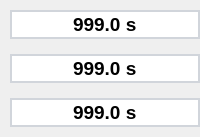
                               <widget class="QWidget" name="widget_49" native="true">
                                <property name="styleSheet">
                                 <string notr="true">border-left: None;</string>
                                </property>
                                <layout class="QVBoxLayout" name="verticalLayout_68" stretch="0">
                                 <property name="leftMargin">
                                  <number>0</number>
                                 </property>
                                 <property name="topMargin">
                                  <number>0</number>
                                 </property>
                                 <property name="rightMargin">
                                  <number>0</number>
                                 </property>
                                 <property name="bottomMargin">
                                  <number>0</number>
                                 </property>
                                 <item>
                                  <widget class="QWidget" name="widget_50" native="true">
                                   <property name="minimumSize">
                                    <size>
                                     <width>175</width>
                                     <height>0</height>
                                    </size>
                                   </property>
                                   <property name="maximumSize">
                                    <size>
                                     <width>275</width>
                                     <height>16777215</height>
                                    </size>
                                   </property>
                                   <property name="styleSheet">
                                    <string notr="true">QDoubleSpinBox
{
    border: 2px solid #D1D5DB;
    border-radius: 15px;
}
QDoubleSpinBox:focus {
    border: 2px solid #0B7EC8;
}
QSpinBox
{
    border: 2px solid #D1D5DB;
    border-radius: 15px;
}
QSpinBox:focus {
    border: 2px solid #0B7EC8;
}</string>
                                   </property>
                                   <layout class="QVBoxLayout" name="verticalLayout_69">
                                    <property name="spacing">
                                     <number>15</number>
                                    </property>
                                    <property name="leftMargin">
                                     <number>0</number>
                                    </property>
                                    <property name="topMargin">
                                     <number>10</number>
                                    </property>
                                    <property name="rightMargin">
                                     <number>0</number>
                                    </property>
                                    <property name="bottomMargin">
                                     <number>10</number>
                                    </property>
                                    <item>
                                     <widget class="QWidget" name="widget_142" native="true">
                                      <property name="maximumSize">
                                       <size>
                                        <width>16777215</width>
                                        <height>75</height>
                                       </size>
                                      </property>
                                      <layout class="QHBoxLayout" name="horizontalLayout_132" stretch="2">
                                       <property name="spacing">
                                        <number>10</number>
                                       </property>
                                       <property name="leftMargin">
                                        <number>10</number>
                                       </property>
                                       <property name="topMargin">
                                        <number>0</number>
                                       </property>
                                       <property name="rightMargin">
                                        <number>0</number>
                                       </property>
                                       <property name="bottomMargin">
                                        <number>0</number>
                                       </property>
                                       <item>
                                        <widget class="QWidget" name="widget_52" native="true">
                                         <property name="styleSheet">
                                          <string notr="true">QWidget{
    border: 2px solid #D1D5DB;
    border-radius: 15px;
}
QWidget:focus {
    border: 2px solid #0B7EC8;
}
QDoubleSpinBox
{
    border: none;
}
QSpinBox
{
    border: none;
}</string>
                                         </property>
                                         <layout class="QHBoxLayout" name="horizontalLayout_134" stretch="0">
                                          <property name="spacing">
                                           <number>0</number>
                                          </property>
                                          <property name="leftMargin">
                                           <number>2</number>
                                          </property>
                                          <property name="topMargin">
                                           <number>2</number>
                                          </property>
                                          <property name="rightMargin">
                                           <number>2</number>
                                          </property>
                                          <property name="bottomMargin">
                                           <number>2</number>
                                          </property>
                                          <item>
                                           <widget class="QDoubleSpinBox" name="filling_time_input">
                                            <property name="sizePolicy">
                                             <sizepolicy hsizetype="Expanding" vsizetype="Preferred">
                                              <horstretch>0</horstretch>
                                              <verstretch>0</verstretch>
                                             </sizepolicy>
                                            </property>
                                            <property name="font">
                                             <font>
                                              <family>Segoe UI</family>
                                              <pointsize>14</pointsize>
                                              <weight>75</weight>
                                              <italic>false</italic>
                                              <bold>true</bold>
                                             </font>
                                            </property>
                                            <property name="styleSheet">
                                             <string notr="true"/>
                                            </property>
                                            <property name="alignment">
                                             <set>Qt::AlignCenter</set>
                                            </property>
                                            <property name="readOnly">
                                             <bool>false</bool>
                                            </property>
                                            <property name="buttonSymbols">
                                             <enum>QAbstractSpinBox::NoButtons</enum>
                                            </property>
                                            <property name="prefix">
                                             <string/>
                                            </property>
                                            <property name="suffix">
                                             <string> s</string>
                                            </property>
                                            <property name="decimals">
                                             <number>1</number>
                                            </property>
                                            <property name="maximum">
                                             <double>999.000000000000000</double>
                                            </property>
                                            <property name="value">
                                             <double>999.000000000000000</double>
                                            </property>
                                           </widget>
                                          </item>
                                         </layout>
                                        </widget>
                                       </item>
                                      </layout>
                                     </widget>
                                    </item>
                                    <item>
                                     <widget class="QWidget" name="widget_145" native="true">
                                      <property name="maximumSize">
                                       <size>
                                        <width>16777215</width>
                                        <height>75</height>
                                       </size>
                                      </property>
                                      <layout class="QHBoxLayout" name="horizontalLayout_135" stretch="2">
                                       <property name="spacing">
                                        <number>10</number>
                                       </property>
                                       <property name="leftMargin">
                                        <number>10</number>
                                       </property>
                                       <property name="topMargin">
                                        <number>0</number>
                                       </property>
                                       <property name="rightMargin">
                                        <number>0</number>
                                       </property>
                                       <property name="bottomMargin">
                                        <number>0</number>
                                       </property>
                                       <item>
                                        <widget class="QWidget" name="widget_53" native="true">
                                         <property name="styleSheet">
                                          <string notr="true">QWidget{
    border: 2px solid #D1D5DB;
    border-radius: 15px;
}
QWidget:focus {
    border: 2px solid #0B7EC8;
}
QDoubleSpinBox
{
    border: none;
}
QSpinBox
{
    border: none;
}</string>
                                         </property>
                                         <layout class="QHBoxLayout" name="horizontalLayout_137" stretch="0">
                                          <property name="spacing">
                                           <number>0</number>
                                          </property>
                                          <property name="leftMargin">
                                           <number>2</number>
                                          </property>
                                          <property name="topMargin">
                                           <number>2</number>
                                          </property>
                                          <property name="rightMargin">
                                           <number>2</number>
                                          </property>
                                          <property name="bottomMargin">
                                           <number>2</number>
                                          </property>
                                          <item>
                                           <widget class="QDoubleSpinBox" name="g_holding_time_input">
                                            <property name="sizePolicy">
                                             <sizepolicy hsizetype="Expanding" vsizetype="Preferred">
                                              <horstretch>0</horstretch>
                                              <verstretch>0</verstretch>
                                             </sizepolicy>
                                            </property>
                                            <property name="font">
                                             <font>
                                              <family>Segoe UI</family>
                                              <pointsize>14</pointsize>
                                              <weight>75</weight>
                                              <italic>false</italic>
                                              <bold>true</bold>
                                             </font>
                                            </property>
                                            <property name="styleSheet">
                                             <string notr="true"/>
                                            </property>
                                            <property name="alignment">
                                             <set>Qt::AlignCenter</set>
                                            </property>
                                            <property name="readOnly">
                                             <bool>false</bool>
                                            </property>
                                            <property name="buttonSymbols">
                                             <enum>QAbstractSpinBox::NoButtons</enum>
                                            </property>
                                            <property name="prefix">
                                             <string/>
                                            </property>
                                            <property name="suffix">
                                             <string> s</string>
                                            </property>
                                            <property name="decimals">
                                             <number>1</number>
                                            </property>
                                            <property name="maximum">
                                             <double>999.000000000000000</double>
                                            </property>
                                            <property name="value">
                                             <double>999.000000000000000</double>
                                            </property>
                                           </widget>
                                          </item>
                                         </layout>
                                        </widget>
                                       </item>
                                      </layout>
                                     </widget>
                                    </item>
                                    <item>
                                     <widget class="QWidget" name="widget_154" native="true">
                                      <property name="maximumSize">
                                       <size>
                                        <width>16777215</width>
                                        <height>75</height>
                                       </size>
                                      </property>
                                      <layout class="QHBoxLayout" name="horizontalLayout_143" stretch="2">
                                       <property name="spacing">
                                        <number>10</number>
                                       </property>
                                       <property name="leftMargin">
                                        <number>10</number>
                                       </property>
                                       <property name="topMargin">
                                        <number>0</number>
                                       </property>
                                       <property name="rightMargin">
                                        <number>0</number>
                                       </property>
                                       <property name="bottomMargin">
                                        <number>0</number>
                                       </property>
                                       <item>
                                        <widget class="QWidget" name="widget_54" native="true">
                                         <property name="styleSheet">
                                          <string notr="true">QWidget{
    border: 2px solid #D1D5DB;
    border-radius: 15px;
}
QWidget:focus {
    border: 2px solid #0B7EC8;
}
QDoubleSpinBox
{
    border: none;
}
QSpinBox
{
    border: none;
}</string>
                                         </property>
                                         <layout class="QHBoxLayout" name="horizontalLayout_140" stretch="0">
                                          <property name="spacing">
                                           <number>0</number>
                                          </property>
                                          <property name="leftMargin">
                                           <number>2</number>
                                          </property>
                                          <property name="topMargin">
                                           <number>2</number>
                                          </property>
                                          <property name="rightMargin">
                                           <number>2</number>
                                          </property>
                                          <property name="bottomMargin">
                                           <number>2</number>
                                          </property>
                                          <item>
                                           <widget class="QDoubleSpinBox" name="bleeding_time_input">
                                            <property name="sizePolicy">
                                             <sizepolicy hsizetype="Expanding" vsizetype="Preferred">
                                              <horstretch>0</horstretch>
                                              <verstretch>0</verstretch>
                                             </sizepolicy>
                                            </property>
                                            <property name="font">
                                             <font>
                                              <family>Segoe UI</family>
                                              <pointsize>14</pointsize>
                                              <weight>75</weight>
                                              <italic>false</italic>
                                              <bold>true</bold>
                                             </font>
                                            </property>
                                            <property name="styleSheet">
                                             <string notr="true"/>
                                            </property>
                                            <property name="alignment">
                                             <set>Qt::AlignCenter</set>
                                            </property>
                                            <property name="readOnly">
                                             <bool>false</bool>
                                            </property>
                                            <property name="buttonSymbols">
                                             <enum>QAbstractSpinBox::NoButtons</enum>
                                            </property>
                                            <property name="prefix">
                                             <string/>
                                            </property>
                                            <property name="suffix">
                                             <string> s</string>
                                            </property>
                                            <property name="decimals">
                                             <number>1</number>
                                            </property>
                                            <property name="maximum">
                                             <double>999.000000000000000</double>
                                            </property>
                                            <property name="value">
                                             <double>999.000000000000000</double>
                                            </property>
                                           </widget>
                                          </item>
                                         </layout>
                                        </widget>
                                       </item>
                                      </layout>
                                     </widget>
                                    </item>
                                   </layout>
                                  </widget>
                                 </item>
                                </layout>
                               </widget>
